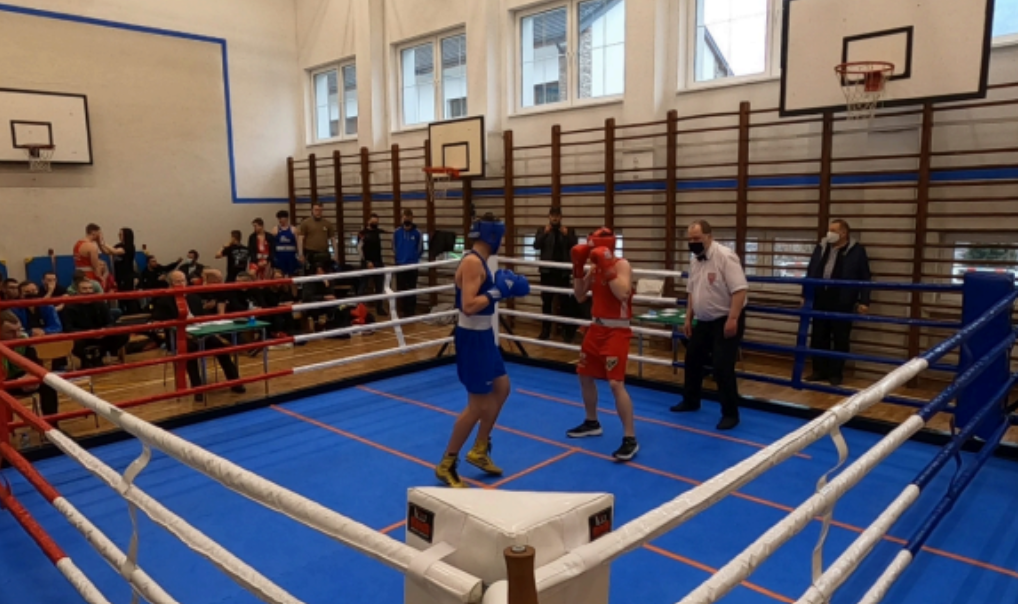
#> input picture exampleBlue.png, 1018 x 604 px
$ python blueObject.py
#> lines starting #> are read from the running program, lines starting #| are printed output that depends on the picture; after the words box and inside, x2 and y2 are one past the last pixel; in counts of white or black regions, pixels touching at a corner belong together
import cv2
import numpy as np

image = cv2.imread('exampleBlue.png')
#> image is the input picture: shape (604, 1018, 3); mean B, G, R 100.5, 94.5, 101.1
if image is None:
    print("Nie można załadować obrazu. Sprawdź nazwę pliku i ścieżkę.")
    exit()

hsv = cv2.cvtColor(image, cv2.COLOR_BGR2HSV)
#> hsv: shape (604, 1018, 3); mean H, S, V 49.3, 123.4, 128.2

lower_blue = np.array([100, 100, 50])   # Dolna granica
upper_blue = np.array([140, 255, 255])  # Górna granica

mask = cv2.inRange(hsv, lower_blue, upper_blue)
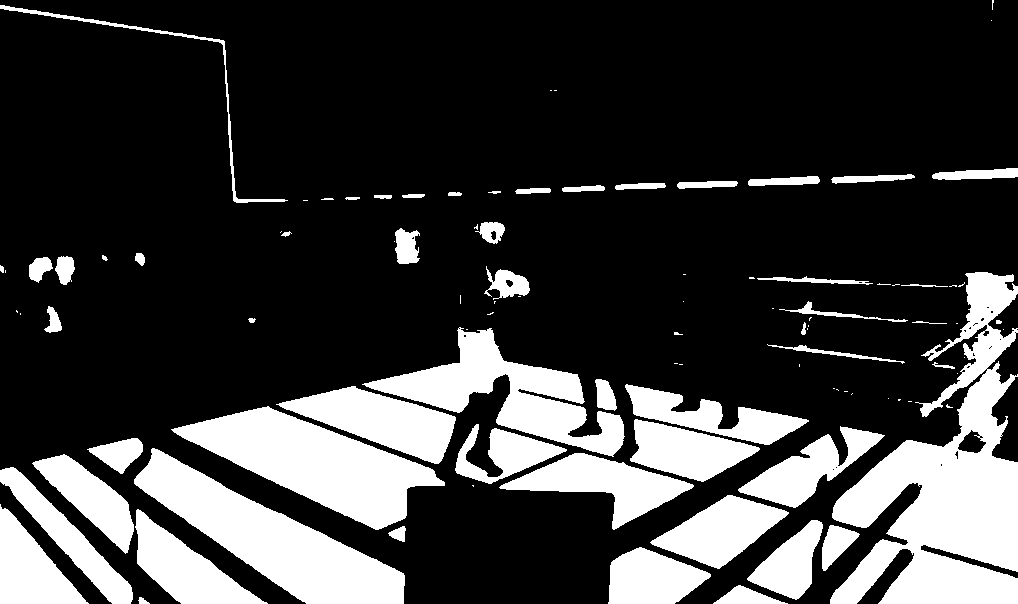
#> mask: shape (604, 1018); 23.3% white; 100 white regions (44 under 20 px), largest, box (x1, y1, x2, y2) and area: (830, 272, 1018, 604) 29367, (134, 448, 405, 604) 15520, (171, 406, 445, 530) 14897

result = cv2.bitwise_and(image, image, mask=mask)
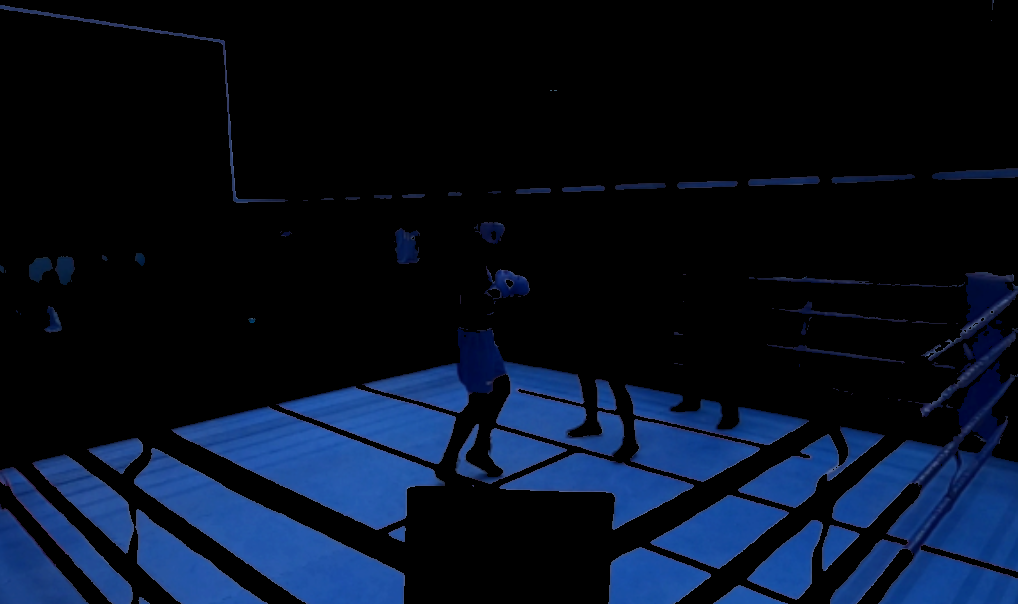
#> result: shape (604, 1018, 3); mean B, G, R 31.9, 15.7, 6.8

cv2.imshow("Oryginalny", image)
cv2.imshow("Maska - niebieski", mask)
cv2.imshow("Wykryte obiekty - niebieski", result)

cv2.waitKey(0)
cv2.destroyAllWindows()

$ run again, with example.png copied over exampleBlue.png
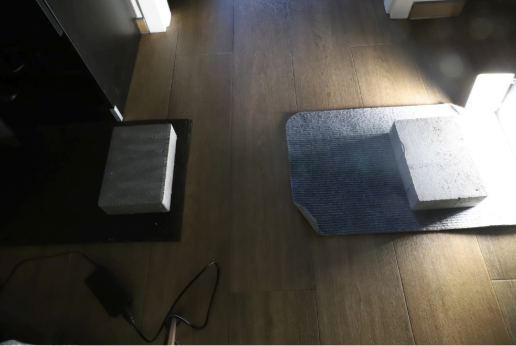
#> input picture example.png, 516 x 346 px
#> image is the input picture: shape (346, 516, 3); mean B, G, R 68.4, 75, 78.4
#> hsv: shape (346, 516, 3); mean H, S, V 34.7, 59.5, 80.9
#> `mask = cv2.inRange(hsv, lower_blue, upper_blue)`:
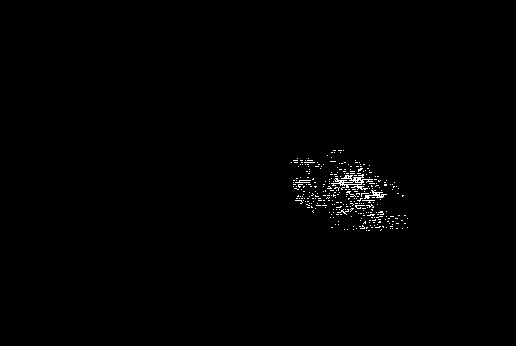
#> mask: shape (346, 516); 0.63% white in thin lines or dots, all inside (x1, y1, x2, y2) = (291, 150, 408, 231)
